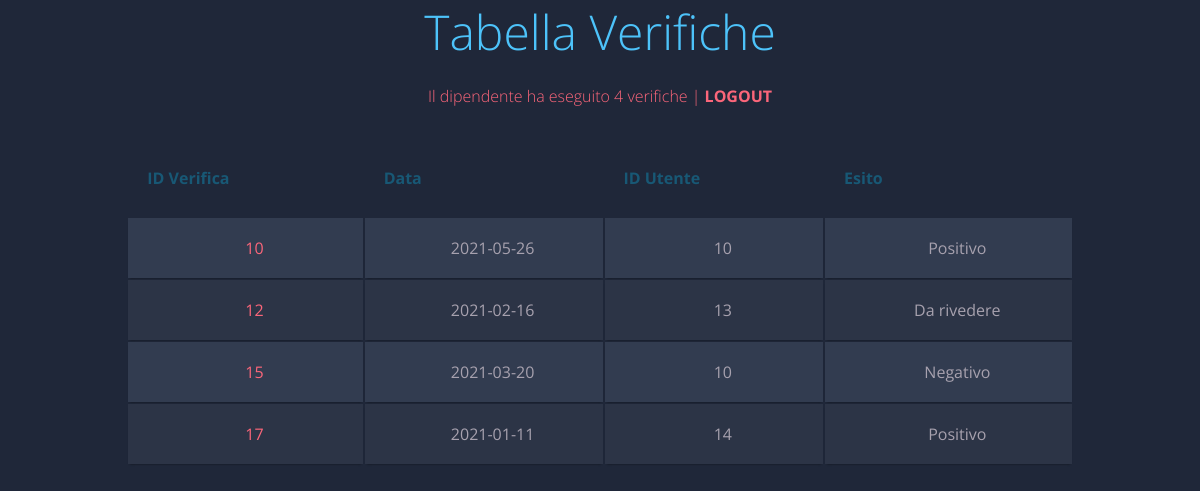
The app's page /verifiche.php (signed in) with its own data.
### tables this page shows
CREATE TABLE `re_verifiche` (
  `id_verifica` int(11) NOT NULL,
  `data_verifica` date NOT NULL,
  `esito` int(11) DEFAULT NULL,
  `id_utente` int(11) DEFAULT NULL,
  `id_dipendente` int(11) DEFAULT NULL
);

### verifiche.php (the view, shortened to what this page needs)
<?php
include_once("utility/db_connect.php");
$query = "SELECT COUNT(id_verifica) AS numero_verifiche FROM re_verifiche WHERE id_dipendente = " . $_SESSION['id_dipendente'];
$riga = $conn->query($query)->fetch_assoc();
$nVerifiche = $riga['numero_verifiche'];
?>
<html>
<head>
</head>
<body>
<h1>Tabella Verifiche</h1>
<h2>Il dipendente ha eseguito <?php echo $nVerifiche?> verifiche | <a href="logout.php">Logout</a></h2>
<table class="container">
    <thead>
    <tr>
        <th>
            <h1>ID Verifica</h1>
        </th>
        <th>
            <h1>Data</h1>
        </th>
        <th>
            <h1>ID Utente</h1>
        </th>
        <th>
            <h1>Esito</h1>
        </th>
    </tr>
    </thead>
    <tbody>
    <?php
    $query = "SELECT * FROM re_verifiche WHERE id_dipendente = " . $_SESSION['id_dipendente'];
    $ris = $conn->query($query);
    while ($riga = $ris->fetch_assoc()){
        switch ($riga['esito']){
            case "1":
                $esito = "Positivo";
                break;
            case "2":
                $esito = "Negativo";
                break;
            case "3":
                $esito = "Da rivedere";
                break;
        }
        echo '<tr>
        <td>' . $riga['id_verifica'] . '</td>
        <td>' . $riga['data_verifica'] . '</td>
        <td>' . $riga['id_utente'] . '</td>
        <td>' . $esito . '</td>
    </tr>';
    }
    ?>
    </tbody>
</table>
</body>
</html>

### verifiche.php (style rules this page uses)
body { font-family: 'Open Sans', sans-serif; font-weight: 300; line-height: 1.42em; color: #A7A1AE; background-color: #1F2739; }
h1 { font-size: 3em; font-weight: 300; line-height: 1em; text-align: center; color: #4DC3FA; }
h2 { font-size: 1em; font-weight: 300; text-align: center; display: block; line-height: 1em; padding-bottom: 2em; color: #FB667A; }
h2 a { font-weight: 700; text-transform: uppercase; color: #FB667A; text-decoration: none; }
.container th h1 { font-weight: bold; font-size: 1em; text-align: left; color: #185875; }
.container td { font-weight: normal; font-size: 1em; -webkit-box-shadow: 0 2px 2px -2px #0E1119; -moz-box-shadow: 0 2px 2px -2px #0E1119; box-shadow: 0 2px 2px -2px #0E1119; }
.container { text-align: left; overflow: hidden; width: 80%; margin: 0 auto; display: table; padding: 0 0 8em 0; }
.container td, .container th { padding-bottom: 2%; padding-top: 2%; padding-left: 2%; text-align: center; }
.container tr:nth-child(odd) { background-color: #323C50; }
.container tr:nth-child(even) { background-color: #2C3446; }
.container th { background-color: #1F2739; }
.container td:first-child { color: #FB667A; }

### records on screen
re_verifiche: id_verifica "10", data_verifica "2021-05-26", id_utente "10", esito "Positivo"
re_verifiche: id_verifica "12", data_verifica "2021-02-16", id_utente "13", esito "Da rivedere"
re_verifiche: id_verifica "15", data_verifica "2021-03-20", id_utente "10", esito "Negativo"
re_verifiche: id_verifica "17", data_verifica "2021-01-11", id_utente "14", esito "Positivo"

### other values on screen
$nVerifiche "4"
